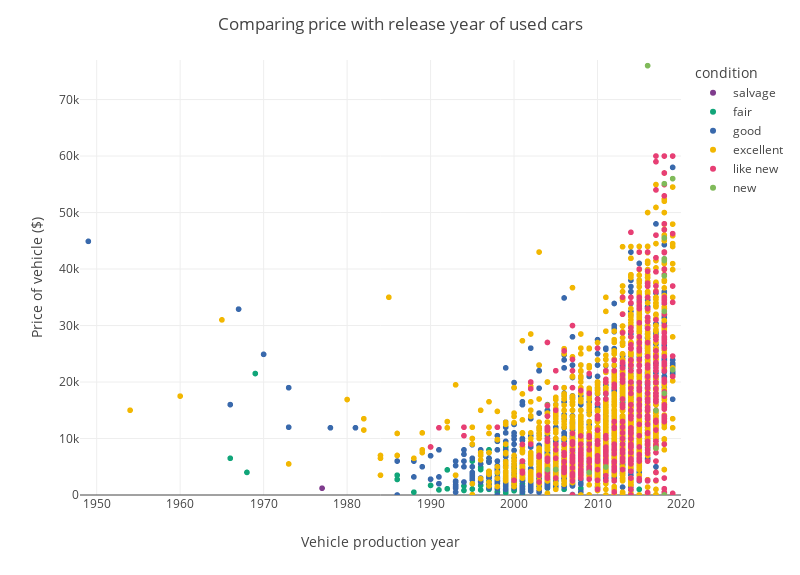

The notebook cell saved with this chart:
### Code cell
# make slider sample size! that's fun


# explore data
fig = px.scatter(sample,
                 x='model_year',
                 y='price',
                 color='condition',
                 category_orders={'condition': [
                     'salvage', 'fair', 'good', 'excellent', 'like new', 'new']}
                 )
fig.update_layout(title='Comparing price with release year of used cars',
                  xaxis_title="Vehicle production year",
                  yaxis_title="Price of vehicle ($)",
                  width=800,
                  height=575,
                  )

# Set x and y axis limits
fig.update_xaxes(range=[sample['model_year'].min() -
                 1, sample['model_year'].max()+1])
fig.update_yaxes(range=[0, sample['price'].max()+1000])

fig.show()

### Figure 1 — Plotly figure (JSON) as saved in the notebook; plotly's stock layout.template omitted (floating-point values rounded to 4 significant figures; data arrays with more than 128 entries replaced by an {"elided": "..."} marker saying what was removed)
{"data": [{"hovertemplate": "condition=salvage<br>model_year=%{x}<br>price=%{y}<extra></extra>", "legendgroup": "salvage", "marker": {"color": "rgb(127, 60, 141)", "symbol": "circle"}, "mode": "markers", "name": "salvage", "showlegend": true, "type": "scattergl", "x": [2008, 2018, 2001, 2000, 2014, 2003, 1977, 1999, 1999, 2001, 2004, 1999], "xaxis": "x", "y": [1000, 13500, 2500, 800, 1700, 800, 1200, 800, 1000, 3000, 2000, 800], "yaxis": "y"}, {"hovertemplate": "condition=fair<br>model_year=%{x}<br>price=%{y}<extra></extra>", "legendgroup": "fair", "marker": {"color": "rgb(17, 165, 121)", "symbol": "circle"}, "mode": "markers", "name": "fair", "showlegend": true, "type": "scattergl", "x": {"elided": "147 int values"}, "xaxis": "x", "y": {"elided": "147 int values"}, "yaxis": "y"}, {"hovertemplate": "condition=good<br>model_year=%{x}<br>price=%{y}<extra></extra>", "legendgroup": "good", "marker": {"color": "rgb(57, 105, 172)", "symbol": "circle"}, "mode": "markers", "name": "good", "showlegend": true, "type": "scattergl", "x": {"elided": "1938 int values"}, "xaxis": "x", "y": {"elided": "1938 int values"}, "yaxis": "y"}, {"hovertemplate": "condition=excellent<br>model_year=%{x}<br>price=%{y}<extra></extra>", "legendgroup": "excellent", "marker": {"color": "rgb(242, 183, 1)", "symbol": "circle"}, "mode": "markers", "name": "excellent", "showlegend": true, "type": "scattergl", "x": {"elided": "2428 int values"}, "xaxis": "x", "y": {"elided": "2428 int values"}, "yaxis": "y"}, {"hovertemplate": "condition=like new<br>model_year=%{x}<br>price=%{y}<extra></extra>", "legendgroup": "like new", "marker": {"color": "rgb(231, 63, 116)", "symbol": "circle"}, "mode": "markers", "name": "like new", "showlegend": true, "type": "scattergl", "x": {"elided": "458 int values"}, "xaxis": "x", "y": {"elided": "458 int values"}, "yaxis": "y"}, {"hovertemplate": "condition=new<br>model_year=%{x}<br>price=%{y}<extra></extra>", "legendgroup": "new", "marker": {"color": "rgb(128, 186, 90)", "symbol": "circle"}, "mode": "markers", "name": "new", "showlegend": true, "type": "scattergl", "x": [2017, 2018, 2018, 2017, 2018, 2018, 2018, 2016, 2019, 2005, 2018, 2009, 2019, 2018, 2018, 2011, 2004], "xaxis": "x", "y": [14950, 18000, 12, 8300, 55102, 32500, 41500, 76000, 56004, 4500, 45500, 3995, 22146, 38800, 41800, 4950, 4500], "yaxis": "y"}], "layout": {"height": 575, "legend": {"title": {"text": "condition"}, "tracegroupgap": 0}, "margin": {"t": 60}, "title": {"text": "Comparing price with release year of used cars"}, "width": 800, "xaxis": {"anchor": "y", "domain": [0, 1], "range": [1948, 2020], "title": {"text": "Vehicle production year"}}, "yaxis": {"anchor": "x", "domain": [0, 1], "range": [0, 77000], "title": {"text": "Price of vehicle ($)"}}}}
